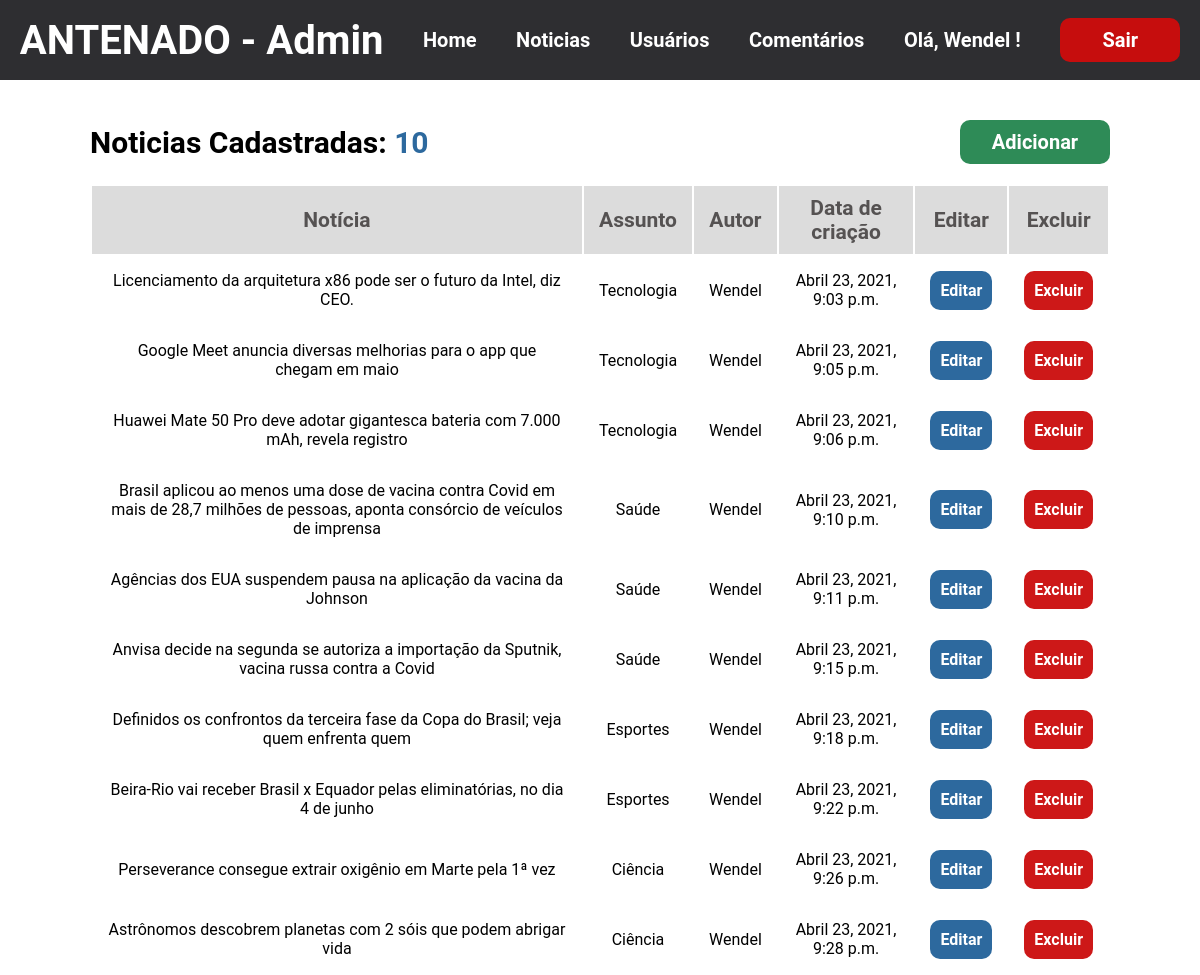
Page /Gerenciar/Noticias/ (signed in) on the earlier database version.
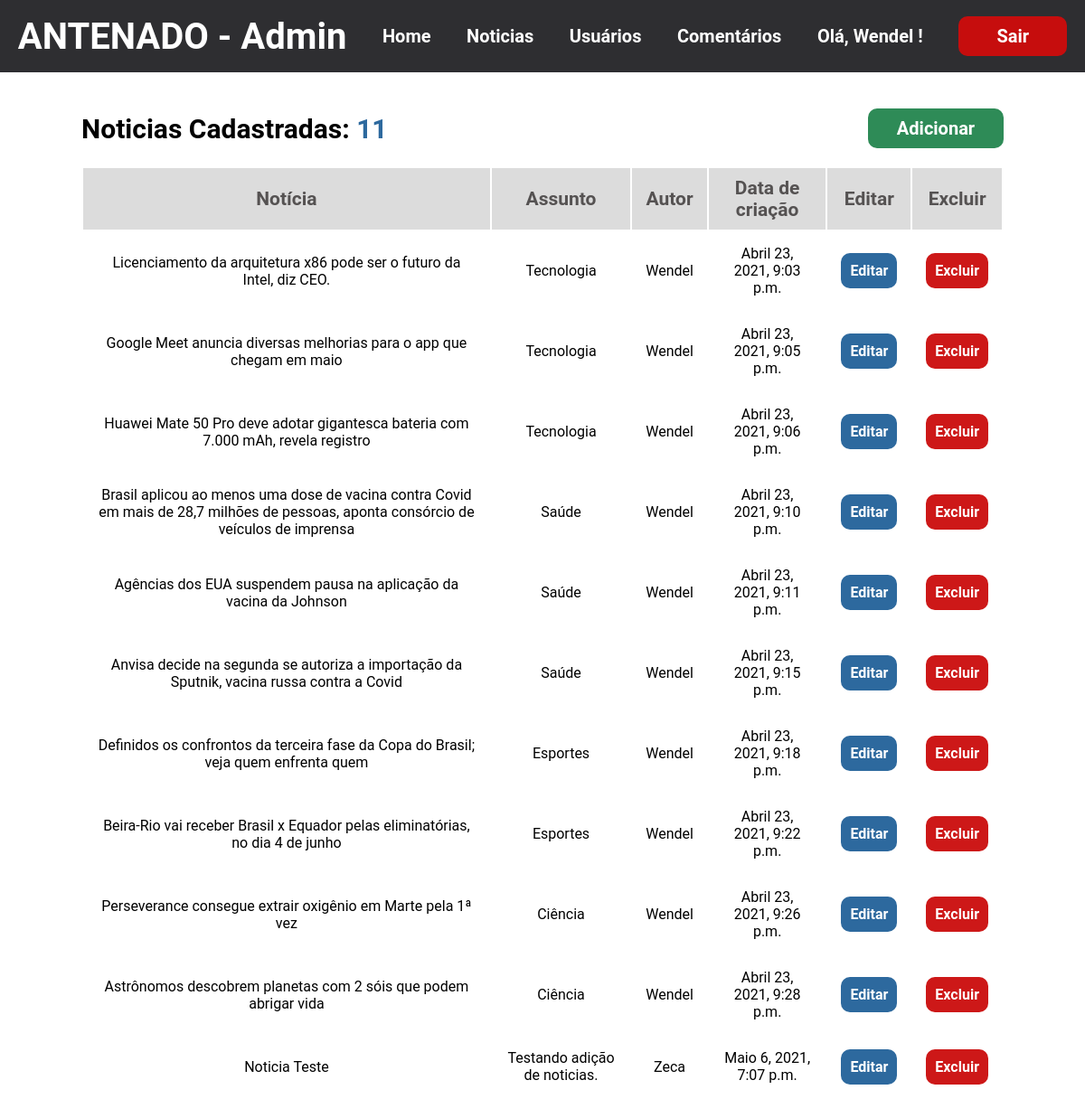
Same page on the later database version.
### post_app/models.py (models this page shows, shortened)
class Noticia (models.Model):
    codigo = models.AutoField(primary_key=True)
    titulo = models.CharField(max_length=200)
    header_image = models.ImageField(null=True, blank=True, upload_to='imagens/')
    assunto = models.CharField(max_length=100)
    texto = models.TextField()
    timestamp = models.DateTimeField(auto_now_add=True)
    author = models.ForeignKey('auth.User', on_delete=models.CASCADE)

### post_app/views.py (the view)
# urls.py: path('Gerenciar/Noticias/', BlogManageView.as_view(), name = 'manage_notices'),
class BlogManageView(LoginRequiredMixin, ListView): #Visão com todas as noticias cadastradas no sistema
    model = Noticia
    template_name = 'post_app/manage_notices.html'
    context_object_name = 'notices_list'

### post_app/templates/post_app/manage_notices.html (shortened to what this page needs)
{% extends 'menu_admin.html' %}
    {% block models %}
        <div class="ContainerNTC">
            <div class="cabecalho_admin">
                <h2>Noticias Cadastradas: <span> {{ notices_list | length }} </span></h2>
                <a href="{% url 'add_notice' %}">
                    <input id="teste_add" type="button" value="Adicionar" class="btn_add_news">
                </a>
            </div>
            <table id="ListAdm">
                <tr id="colunas">
                    <th>Notícia</th>
                    <th>Assunto</th>
                    <th>Autor</th>
                    <th>Data de criação</th>
                    <th>Editar</th>
                    <th>Excluir</th>
                </tr>
                {% for noticia in notices_list %}
                    <tr>
                        <td id="detailNotice"><a href="{% url 'detail_notice' noticia.pk %}"> {{ noticia.titulo }}</a></td>
                        <td>{{ noticia.assunto }}</td>
                        <td>{{ noticia.author }}</td>
                        <td>{{ noticia.timestamp }}</td>
                        <td><a href="{% url 'edit_notice' noticia.pk %}" id="btnEditar" >Editar</a></td>
                        <td><a href="{% url 'delete_notice' noticia.pk %}" id="btnExcluir">Excluir</a></td>
                    </tr>
                {% endfor %}
            </table>
        </div>
    {% endblock models %}

### post_app/templates/menu_admin.html (shortened to what this page needs)
{% load static %}
<!DOCTYPE html>
<html lang="pt-br">
<head>
    <link rel="stylesheet" href="{% static '/css/manage.css' %}">
</head>
<body>
    <nav class="menu_admin">
        <h1>ANTENADO - Admin</h1>
        <a href="{% url 'Home' %}">Home</a>
        <a href="{% url 'manage_notices' %}">Noticias</a>
        <a href="{% url 'manage_users' %}">Usuários</a>
        <a href="{% url 'manage_comments' %}">Comentários</a>
        <p>Olá, {{ user.username }} !</p>
        <a href="{% url 'logout' %}">
            <input type="button" value="Sair" id="btnSair">
        </a>
    </nav>
    {% block models %}
    {% endblock models %}
</body>
</html>

### static/css/manage.css (style rules this page uses)
* { margin: 0; font-family: Roboto, 'sans-serif'; }
.menu_admin { background-color: #2e2e31; height: 80px; display: flex; justify-content: space-around; align-items: center; }
.menu_admin > a, .menu_admin > p { text-decoration: none; color: white; font-size: 20px; font-weight: bold; }
.menu_admin > h1 { color: white; font-size: 40px; }
span { color: #2d699e; }
.ContainerNTC { margin-top: 20px; display: flex; justify-content: center; align-items: center; flex-direction: column; }
.cabecalho_admin { width: 85%; display: flex; justify-content: space-between; align-items: center; margin: 20px; font-size: 20px; }
.btn_add_news { padding: 10px; width: 150px; border-radius: 10px; border: none; background-color: seagreen; color: white; font-weight: bold; font-size: 20px; }
#ListAdm { width: 85%; text-align: center; }
#ListAdm tr { height: 40px; }
#ListAdm td { padding: 15px; }
#ListAdm th { padding: 10px; margin: 10px; }
#colunas { background-color: gainsboro; color: #555252; font-size: 21px; }
#ListAdm td > a { text-decoration: none; }
#detailNotice > a { color: black; }
#btnEditar { background-color: #2d699e; border-radius: 10px; font-weight: bold; color: white; padding: 10px; }
#btnExcluir { background-color: #cd1818; border-radius: 10px; font-weight: bold; color: white; color: white; padding: 10px; }
#btnSair { width: 120px; background-color: #c60d0d; color: white; font-size: 20px; border:none; padding: 10px; border-radius: 10px; font-weight: bold; }

Differences in the rows shown:
added Noticia: titulo "Noticia Teste", assunto "Testando adição de noticias.", author "Zeca", timestamp "Maio 6, 2021, 7:07 p.m."
Other differences:
{{ notices_list | length }}: "10" → "11"
